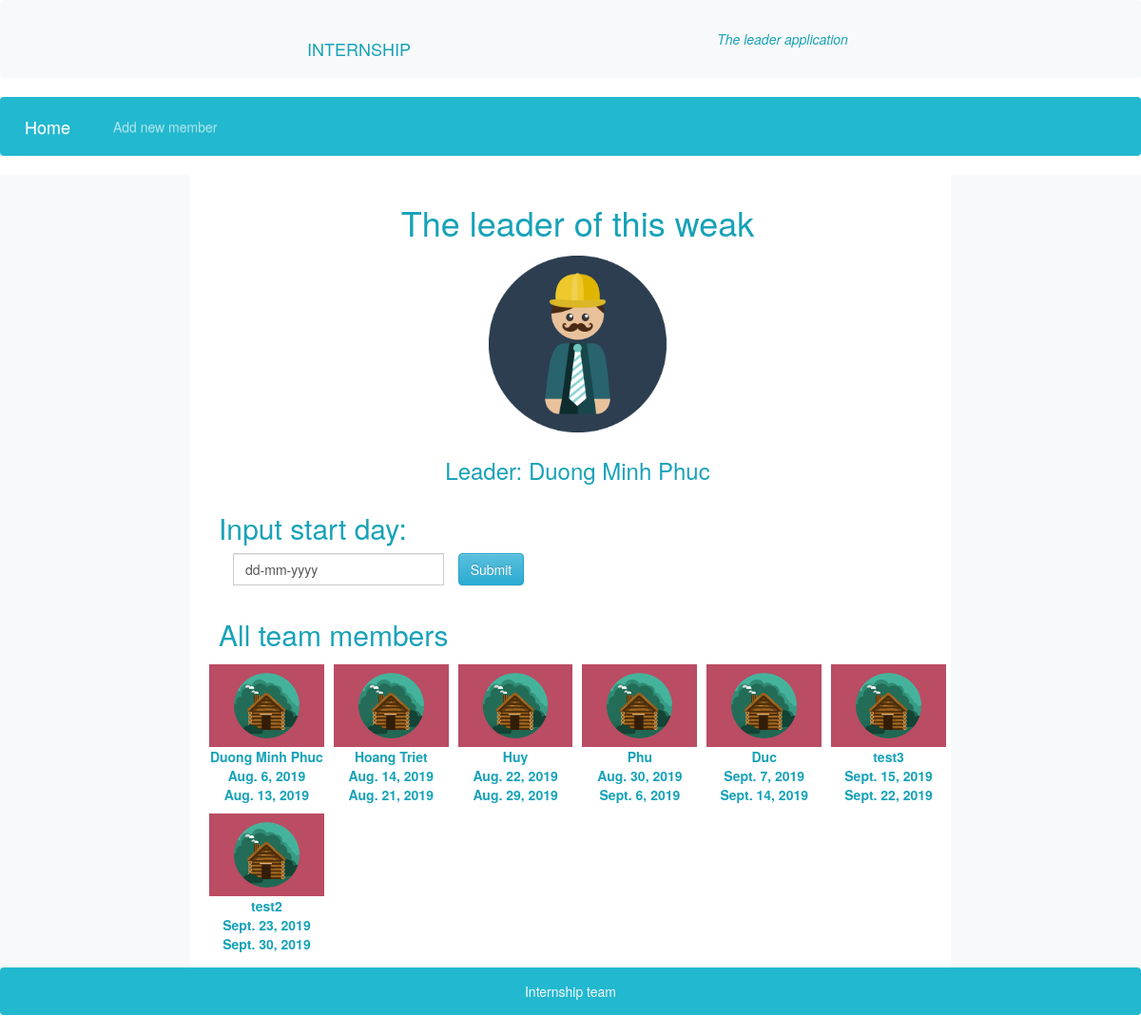
The page / on the database its author committed.
### leader/models.py (models this page shows, shortened)
class Member(models.Model):
    name = models.CharField(max_length=50,blank=False,null=False)
    start = models.DateTimeField(blank=True, null=True)
    end = models.DateTimeField(blank=True, null=True)

### leader/views.py (the view, shortened to what this page needs)
# urls.py: path('',views.Index.as_view(), name="index"),
class Index(View):
    def get(self,request):
        members = Member.objects.all()
        today = datetime.now(timezone.utc)
        leader = Member()
        if today > members[len(members)-1].end:
            members = Index().generate(today)
            for i in members:
                i.save()
        for mem in members:
            if (mem.start <= today and mem.end >= today):
                leader = mem
        context = {
            'leader': leader,
            'members': members
        }
        return render(request,'leader/homepage.html',context)
    def generate(self,day):
        members = Member.objects.all()
        for i in range(len(members)):
            if i == 0:
                members[i].start = day
                members[i].end = day + timedelta(days=7)
                members[i].save()
            else:
                members[i].start = members[i-1].end + timedelta(days=1)
                members[i].end = members[i].start + timedelta(days=7)
                members[i].save()
        return members

### leader/templates/leader/homepage.html (shortened to what this page needs)
{% load static %}
<!DOCTYPE html>
<html lang="en">
<head>
    <link rel="stylesheet" href="https://use.fontawesome.com/releases/v5.0.8/css/all.css">
    <link rel="stylesheet" href="https://stackpath.bootstrapcdn.com/bootstrap/4.3.1/css/bootstrap.min.css">
    <link rel="stylesheet" href="https://maxcdn.bootstrapcdn.com/bootstrap/3.3.7/css/bootstrap.min.css">
    <link rel="stylesheet" href="https://maxcdn.bootstrapcdn.com/bootstrap/3.3.7/css/bootstrap-theme.min.css">
</head>
<body>
    <nav class="navbar navbar-light bg-light">
        <span class="navbar-brand mb-0 h1 text-info">INTERNSHIP</span>
        <span class="text-info font-italic">The leader application</span>
    </nav>
    <nav class="navbar navbar-expand-lg navbar-dark" style="background-color:#22b8cf; position: sticky; top: 0; z-index: 1000">
        <a class="navbar-brand" href="#">Home</a>
        <div class="collapse navbar-collapse" id="navbarNav">
            <ul class="navbar-nav">
                <li class="nav-item">
                    <a class="nav-link" href="{% url 'leader:addmem' %}">Add new member</a>
                </li>
            </ul>
        </div>
    </nav>
    <div class="container-fluid ">
        <div class="row flex-xl-nowrap">
            <div class="col-0 col-md-3 col-xl-2 bd-sidebar bg-light" style="position: sticky">
                <nav class="bd-links" id="bd-docs-nav">
                    <div class="bd-toc-item active">
                        <a href="#" class="bd-toc-link h5 nav-link text-info"></a>
                    </div>
                </nav>
            </div>
            <main class="col-12 col-md-9 col-xl-8 py-md-3 pl-md-5 bd-content">
                <h1 class="bd-title text-justify mx-auto text-info text-center">The leader of this weak</h1>
                {% if leader %}
                    <div class="row">
                        <div class="col-5 col-md-5 col-lg-3 p-2 mx-auto">
                            <a class="d-block" href="#portfolio-modal-1">
                                <img class="img-fluid" src="{% static 'img/profile.png' %}" alt="">
                            </a>
                        </div>
                        <div class="col-12 col-md-12 col-lg-12">
                            <div class="d-flex">
                                <div class="mt-1 mx-auto p-0">
                                    <h3 class="text-info text-center">Leader: {{leader.name}}</h3>
                                </div>
                            </div>
                        </div>
                    </div>
                {% endif %}
                <div>
                    <h2 class="bd-title text-justify mx-auto text-info">Input start day:</h2>
                    <form action="" method="post">
                            <div class ="row" >
                                <div class="container">
                                        <div class='col-sm-4'>
                                            <div class="form-group">
                                                <div class='input-group date' id='datetimepicker2'>
                                                    <input type='text' class="form-control" value="dd-mm-yyyy" name="startDate"/>
                                                </div>
                                            </div>
                                        </div>
                                        <button type="submit" class="btn btn-info" value="submit">Submit</button>
                                </div>
                            </div>
                    </form>
                </div>
                <h2 class="bd-title text-justify mx-auto text-info">All team members</h2>
                {% if members %}
                    <div class="row">
                    {% for mem in members %}
                            <div class="col-6 col-md-2 col-lg-2 p-2">
                                <a class="d-block mx-auto" href="#portfolio-modal-1">
                                    <div class="d-flex position-absolute h-100 w-100">
                                        <div class="mx-auto w-100 font-weight-bold text-center text-info">
                                        </div>
                                    </div>
                                    <img class="img-fluid" src="img/portfolio/cabin.png" alt="">
                                </a>
                                <div class="mx-auto my-auto font-weight-bold text-center text-info">{{mem.name}}</div>
                                {% if mem.start %}
                                <div class="mx-auto my-auto font-weight-bold text-center text-info">{{mem.start.date}}</div>
                                <div class="mx-auto my-auto font-weight-bold text-center text-info">{{mem.end.date}}</div>
                                {% endif %}
                            </div>
                    {% endfor %}
                     </div>
                {% endif %}
            </main>
            <div class="col-0 col-md-3 col-xl-2 bd-sidebar bg-light" style="position: sticky;">
                <nav class="bd-links" id="bd-docs-nav">
                    <div class="bd-toc-item active">
                        <a href="#" class="bd-toc-link h5 nav-link text-info"></a>
                    </div>
                </nav>
            </div>
        </div>
    </div>
    <footer>
        <nav class="navbar navbar-expand-lg navbar-dark" style="background-color:#22b8cf; height: 10%;">
            <span class="mx-auto my-3 text-light h5 ">Internship team</span>
        </nav>
    </footer>
</body>
</html>

### rows shown on the page
Member: name "Duong Minh Phuc", start "Aug. 6, 2019", end "Aug. 13, 2019"
Member: name "Hoang Triet", start "Aug. 14, 2019", end "Aug. 21, 2019"
Member: name "Huy", start "Aug. 22, 2019", end "Aug. 29, 2019"
Member: name "Phu", start "Aug. 30, 2019", end "Sept. 6, 2019"
Member: name "Duc", start "Sept. 7, 2019", end "Sept. 14, 2019"
Member: name "test3", start "Sept. 15, 2019", end "Sept. 22, 2019"
Member: name "test2", start "Sept. 23, 2019", end "Sept. 30, 2019"
